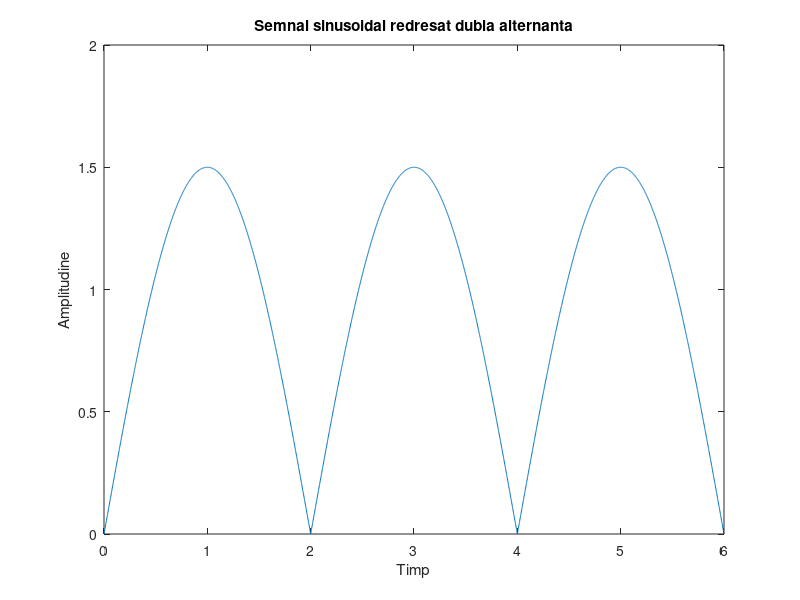

The MATLAB source for this figure:

A=1.5;
T=4;
figure(12)
t=0:0.002:6;         %rezolutia temporara de 2 ms. Daca dorim sa avem rezolutia temporara de 20 ms, respectiv 200 ms vom modifica t-ul astfel: t= 0:0.02:6, respectiv t= 0:0.2:6
s=A*abs(sin(2*pi*t*1/T));
plot(t, s)
title('Semnal sinusoidal redresat dubla alternanta')
xlabel('Timp')
ylabel('Amplitudine')
